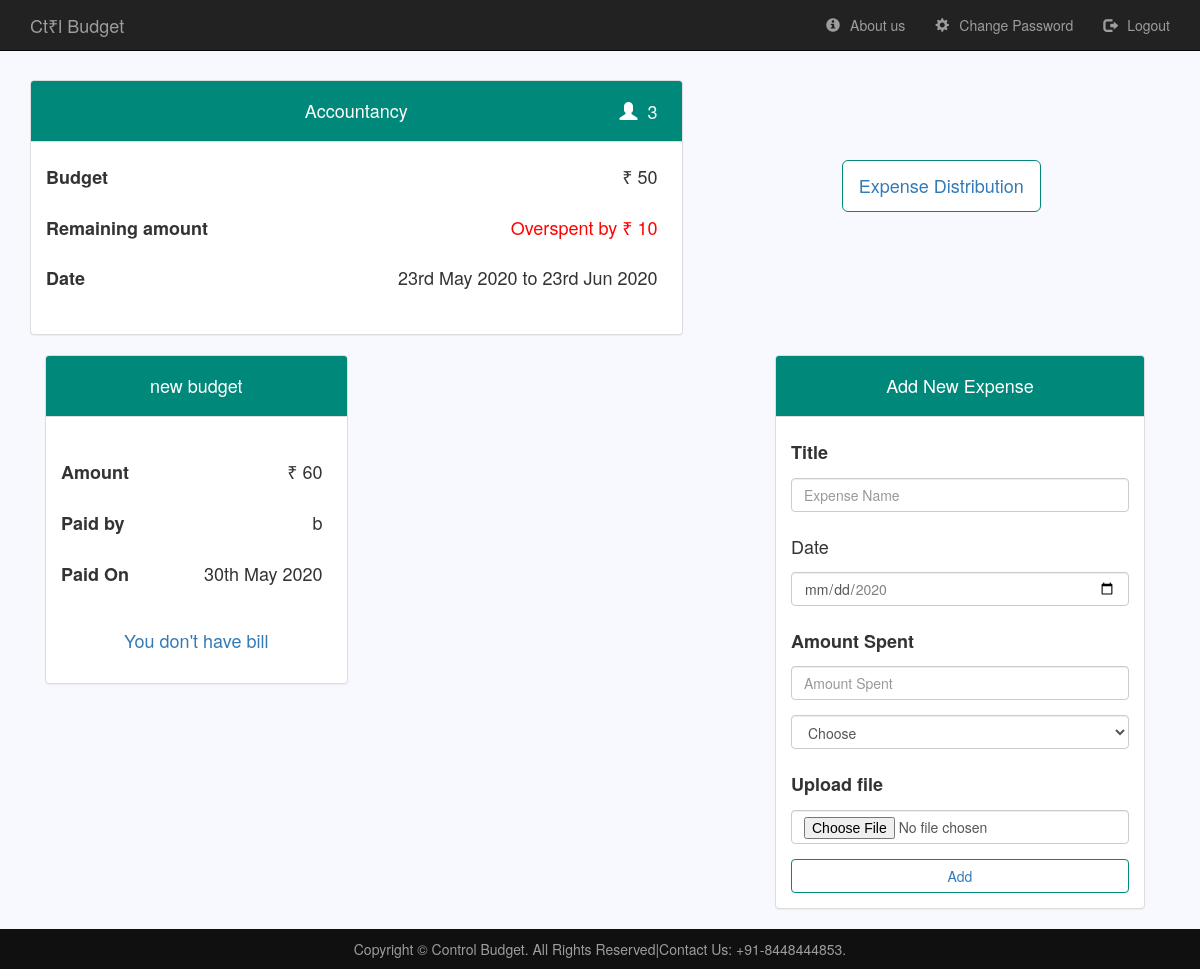
The app's page /viewplan.php?id=3 (signed in) with its own data.
### tables this page shows
CREATE TABLE IF NOT EXISTS `plan` (
  `id` int(11) NOT NULL AUTO_INCREMENT,
  `user_id` int(11) NOT NULL,
  `title` varchar(255) NOT NULL,
  `people` int(11) NOT NULL,
  `budget` int(11) NOT NULL,
  `fromdate` date NOT NULL,
  `todate` date NOT NULL,
  PRIMARY KEY (`id`),
  KEY `user_id` (`user_id`)
);

CREATE TABLE IF NOT EXISTS `expense` (
  `id` int(11) NOT NULL AUTO_INCREMENT,
  `user_id` int(11) NOT NULL,
  `plan_id` int(11) NOT NULL,
  `person_name` varchar(255) NOT NULL,
  `expense_title` varchar(255) NOT NULL,
  `date` date NOT NULL,
  `amount` int(11) NOT NULL,
  `img` varchar(255) DEFAULT NULL,
  PRIMARY KEY (`id`),
  KEY `user_id` (`user_id`,`plan_id`),
  KEY `plan_id` (`plan_id`)
);

### viewplan.php (the view, shortened to what this page needs)
<!DOCTYPE html>
<html lang="en">
  <head>
    <link
      rel="stylesheet"
      href="Bootstrap/css/bootstrap.min.css"
      type="text/css"
      ;
    />
    <link rel="stylesheet" href="style/style.css" />
  </head>
  <body>
    <?php
   include "navbar.php";
   ?>
   <?php
   include "connect.php";
   $planid=$_GET['id'];
   $user_id=$_SESSION['id'];
   $planselect_query="select *,date_format(fromdate,'%D %b %Y') as efromdate,date_format(todate,'%D %b %Y') as etodate from plan where user_id='$user_id' and id='$planid'";
   $planselect_query_exe=mysqli_query($signup,$planselect_query) or die('not inserted');
   echo '<div class=container>
   <div class="row">';
     $planselect_fetch=mysqli_fetch_array($planselect_query_exe);
     $title=$planselect_fetch['title'];
     $person=$planselect_fetch['people'];
     $budget=$planselect_fetch['budget'];
     $from=$planselect_fetch['fromdate'];
     $efrom=$planselect_fetch['efromdate'];
     $to=$planselect_fetch['todate'];
     $eto=$planselect_fetch['etodate'];
     echo "<div class=\"col-md-7\" >
           <div class=\"panel panel-default space\">
            <div class=\"panel-heading  panel-head \">
            <h4 class=\"absolute small-m\" ><span class=\"glyphicon glyphicon-user\"></span>$person</h4>
             <h4 class=\"text-center\">$title</h4>
            </div>
            <div class=\"panel-body \">
            <div class=\"mb-5\" >
            <h4 class=\"absolute \" >&#8377;  $budget</h4>
             <h4><b>Budget</b></h4>
             </div >
             <div class=\"mb-5\">"
            ;
            $total_expense_query="select amount from expense where plan_id='$planid' and user_id='$user_id'";
            $total_expense_query_exe=mysqli_query($signup,$total_expense_query) or die('not selected');
            $total_row=mysqli_num_rows($total_expense_query_exe);
            $total=0;
            for($i=0;$i<$total_row;$i++){
            $total_fetch=mysqli_fetch_array($total_expense_query_exe);
            $total+=(int)$total_fetch['amount'];
            }
            $remaining=$budget-$total;
      echo "<h4 class=\"absolute\" style=\"color:";if($remaining<0){echo 'red';}else if($remaining>0){echo 'green';}echo "\">"; if($remaining<0){echo "Overspent by &#8377; ".($remaining*-1);}else{ echo "&#8377;  $remaining";}echo "</h4>
             <h4 mt-1><b>Remaining amount</b></h4>
            </div>
             <div class=\"mb-5\">
            <h4 class=\"absolute\" >$efrom to $eto </h4>
             <h4 mt-1><b>Date</b></h4>
          </div>
          </div>
          </div>
          </div>
          <div class=\"col-md-5 text-center\" >
          <a class=\"btn btn-lg button button1 margin-2\" href=\"expense distributor.php?id=$planid&remamount=$remaining&title=$title&people=$person&budget=$budget\"><h4 class=\"margin-0\">Expense Distribution</h4></a>
         </div>
          </div>
          </div>";
   ?>
   <div class="col-md-4 absolute">
   <div class="panel panel-default mb-6">
          <div class="panel-heading text-center panel-head">
            <h4>Add New Expense</h4>
          </div>
          <div class="panel-body">
            <form enctype="multipart/form-data"  method="POST" action="addexpense.php?id=<?php echo $planid?>&from=<?php echo $from?>&to=<?php echo $to?>" >
              <div class="form-group">
                <label for="title">
                  <h4><b>Title</b></h4>
                </label>
                <input
                  type="text"
                  class="form-control"
                  name="title"
                  id="title"
                  placeholder="Expense Name"
                  required
                />
              </div>
              <div class="form-group">
                <label for="Date">
                  <h4>Date</h4>
                </label>
                <input
                  type="date"
                  class="form-control"
                  name="date"
                  id="date"
                  required
                  min="<?php echo $from;?>"
                  max="<?php echo $to;?>"
                />
              </div>
              <div class="form-group">
                <label for="amount">
                  <h4><b>Amount Spent</b></h4>
                </label>
                <input
                  type="number"
                  class="form-control"
                  name="amount"
                  id="amount"
                  placeholder="Amount Spent"
                  required
                  min="1";
                />
              </div>
              <select required class="form-group form-control" name="person_name">
              <option disabled selected value="">Choose</option>
              </select >
              <div class="form-group">
                <label for="myfile">
                  <h4><b>Upload file</b></h4>
                </label>
                <input
                  type="file"
                  class="form-control"
                  name="myfile"
                  id="myfile"
                />
              </div>
              <button type="submit" class="btn btn-block text-primary button">
              Add
              </button>
            </form>
   </div>
   </div>
   </div>
   <?php
   $select_expense_list_query="select *,date_format(date,'%D %b %Y') as edate from expense where user_id='$user_id' and plan_id='$planid'";
   $select_expense_list_query_exe=mysqli_query($signup,$select_expense_list_query);
   $select_expense_row=mysqli_num_rows($select_expense_list_query_exe);
   echo "<div class=\"container\">
  <div class=\"col-md-7\">
  <div class=\"row\">";
   for($i=0;$i<$select_expense_row;$i++){
  $select_expense_fetch=mysqli_fetch_array($select_expense_list_query_exe);
  $title=$select_expense_fetch['expense_title'];
  $edate=$select_expense_fetch['edate'];
  $person_name=$select_expense_fetch['person_name'];
  $amount=$select_expense_fetch['amount'];
  $img=$select_expense_fetch['img'];
  echo "<div class=\"col-md-6 ml-2 mr-2\" >
           <div class=\"panel panel-default\">
            <div class=\"panel-heading  panel-head  \">
             <h4 class=\"text-center\">$title</h4>
            </div>
            <div class=\"panel-body \">
            <div class=\"mb-5 mt-5\" >
            <h4 class=\"absolute \" >&#8377;  $amount</h4>
             <h4><b>Amount</b></h4>
             </div >
             <div class=\"mb-5\">
             <h4 class=\"absolute\" >$person_name</h4>
             <h4 mt-1><b>Paid by</b></h4>
            </div>
             <div class=\"mb-5\">
            <h4 class=\"absolute\" >$edate</h4>
             <h4 mt-1><b>Paid On</b></h4>
          </div>
          <div class=\"mb-3\">
          <a data-toggle=\"modal\" data-target=\"#bill$i\" class=\"btn btn-block\"><h4 class=\"text-center\">";if($img){ echo 'Show Bill';} else { echo 'You don\'t have bill';} echo"</h4></a>
          </div>";
          echo"</div>
          </div>
          </div>
         ";
        }
        echo "</div>
        </div>
         </div>";
   ?>
    <?php
   include "footer.php";
   ?>
  </body>
</html>

### style/style.css (style rules this page uses)
span { margin-right: 10px; }
body { min-height: 100vh; background-color: rgb(248,249,254); }
.space { margin-top:10vh; }
.margin-2 { margin-top: 20vh; }
.small-m { margin-top:10px!important; }
button,.panel-default>.panel-head,.link { background-color: #00887A; color: white; }
.mt-5 { margin-top: 30px; }
.mb-5 { margin-bottom:30px; }
.mb-6 { margin-bottom: 60px; }
.margin-0 { margin:5px 0; }
.button { border: 1px solid #00887A; background-color: transparent; transition: all 0.3s linear; }
.button1 { background-color: white; }
.absolute { position: absolute; right: 40px; margin-top: 0px; }

### records on screen
plan: people "3", title "Accountancy", budget "50", budget "10"
expense: expense_title "new budget", amount "60", person_name "b", edate "30th May 2020"

### other values on screen
$efrom "23rd May 2020"
$eto "23rd Jun 2020"
